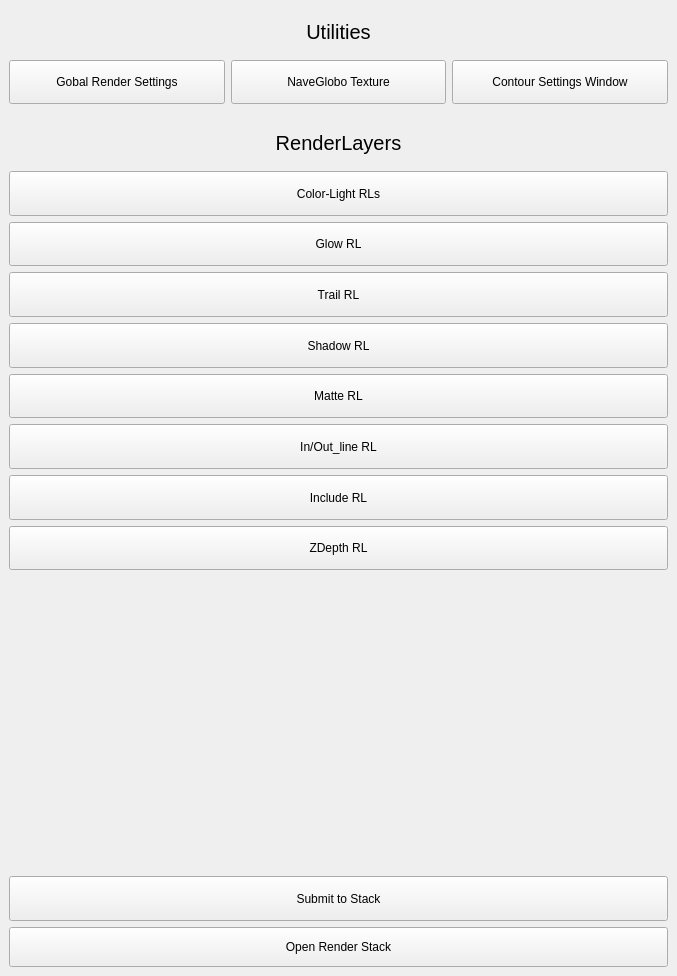
<?xml version="1.0" encoding="UTF-8"?>
<ui version="4.0">
 <class>renderLayerDockWidget</class>
 <widget class="QDockWidget" name="renderLayerDockWidget">
  <property name="geometry">
   <rect>
    <x>0</x>
    <y>0</y>
    <width>677</width>
    <height>976</height>
   </rect>
  </property>
  <property name="windowTitle">
   <string>DockWidget</string>
  </property>
  <widget class="QWidget" name="renderLayerWidget">
   <layout class="QVBoxLayout" name="verticalLayout_2">
    <item>
     <layout class="QVBoxLayout" name="renderLayers_verticalLayout">
      <item>
       <widget class="QLabel" name="utilities_label">
        <property name="font">
         <font>
          <pointsize>15</pointsize>
         </font>
        </property>
        <property name="text">
         <string>Utilities</string>
        </property>
        <property name="alignment">
         <set>Qt::AlignCenter</set>
        </property>
       </widget>
      </item>
      <item>
       <layout class="QHBoxLayout" name="utilities_horizontalLayout">
        <item>
         <widget class="QPushButton" name="renderSettings_pushButton">
          <property name="maximumSize">
           <size>
            <width>16777215</width>
            <height>200</height>
           </size>
          </property>
          <property name="text">
           <string>Gobal Render Settings</string>
          </property>
         </widget>
        </item>
        <item>
         <widget class="QPushButton" name="texture_pushButton">
          <property name="maximumSize">
           <size>
            <width>16777215</width>
            <height>50</height>
           </size>
          </property>
          <property name="text">
           <string>NaveGlobo Texture</string>
          </property>
         </widget>
        </item>
        <item>
         <widget class="QPushButton" name="contourSettings_pushButton">
          <property name="maximumSize">
           <size>
            <width>16777215</width>
            <height>50</height>
           </size>
          </property>
          <property name="text">
           <string>Contour Settings Window</string>
          </property>
         </widget>
        </item>
       </layout>
      </item>
      <item>
       <spacer name="verticalSpacer_2">
        <property name="orientation">
         <enum>Qt::Vertical</enum>
        </property>
        <property name="sizeType">
         <enum>QSizePolicy::Fixed</enum>
        </property>
        <property name="sizeHint" stdset="0">
         <size>
          <width>20</width>
          <height>10</height>
         </size>
        </property>
       </spacer>
      </item>
      <item>
       <widget class="QLabel" name="renderLayer_Label">
        <property name="maximumSize">
         <size>
          <width>1000</width>
          <height>50</height>
         </size>
        </property>
        <property name="font">
         <font>
          <pointsize>15</pointsize>
         </font>
        </property>
        <property name="text">
         <string>RenderLayers</string>
        </property>
        <property name="alignment">
         <set>Qt::AlignCenter</set>
        </property>
       </widget>
      </item>
      <item>
       <widget class="QPushButton" name="colorLightRl_pushButton">
        <property name="maximumSize">
         <size>
          <width>1000</width>
          <height>50</height>
         </size>
        </property>
        <property name="text">
         <string>Color-Light RLs</string>
        </property>
       </widget>
      </item>
      <item>
       <widget class="QPushButton" name="glowRl_pushButton">
        <property name="maximumSize">
         <size>
          <width>1000</width>
          <height>50</height>
         </size>
        </property>
        <property name="text">
         <string>Glow RL</string>
        </property>
       </widget>
      </item>
      <item>
       <widget class="QPushButton" name="trailRl_pushButton">
        <property name="maximumSize">
         <size>
          <width>1000</width>
          <height>50</height>
         </size>
        </property>
        <property name="text">
         <string>Trail RL</string>
        </property>
       </widget>
      </item>
      <item>
       <widget class="QPushButton" name="shadow_pushButton">
        <property name="maximumSize">
         <size>
          <width>1000</width>
          <height>50</height>
         </size>
        </property>
        <property name="text">
         <string>Shadow RL</string>
        </property>
       </widget>
      </item>
      <item>
       <widget class="QPushButton" name="matteRl_pushButton">
        <property name="maximumSize">
         <size>
          <width>1000</width>
          <height>50</height>
         </size>
        </property>
        <property name="text">
         <string>Matte RL</string>
        </property>
       </widget>
      </item>
      <item>
       <widget class="QPushButton" name="inOutLine_pushButton">
        <property name="maximumSize">
         <size>
          <width>1000</width>
          <height>50</height>
         </size>
        </property>
        <property name="text">
         <string>In/Out_line RL</string>
        </property>
       </widget>
      </item>
      <item>
       <widget class="QPushButton" name="includeRl_pushButton">
        <property name="maximumSize">
         <size>
          <width>1000</width>
          <height>50</height>
         </size>
        </property>
        <property name="text">
         <string>Include RL</string>
        </property>
       </widget>
      </item>
      <item>
       <widget class="QPushButton" name="zDepth_pushButton">
        <property name="maximumSize">
         <size>
          <width>1000</width>
          <height>50</height>
         </size>
        </property>
        <property name="text">
         <string>ZDepth RL</string>
        </property>
       </widget>
      </item>
      <item>
       <spacer name="verticalSpacer">
        <property name="orientation">
         <enum>Qt::Vertical</enum>
        </property>
        <property name="sizeType">
         <enum>QSizePolicy::Preferred</enum>
        </property>
        <property name="sizeHint" stdset="0">
         <size>
          <width>100</width>
          <height>300</height>
         </size>
        </property>
       </spacer>
      </item>
      <item>
       <widget class="QPushButton" name="submitStack_pushButton">
        <property name="maximumSize">
         <size>
          <width>1000</width>
          <height>80</height>
         </size>
        </property>
        <property name="text">
         <string>Submit to Stack</string>
        </property>
       </widget>
      </item>
      <item>
       <widget class="QPushButton" name="openStack_pushButton">
        <property name="sizePolicy">
         <sizepolicy hsizetype="Minimum" vsizetype="Preferred">
          <horstretch>0</horstretch>
          <verstretch>0</verstretch>
         </sizepolicy>
        </property>
        <property name="maximumSize">
         <size>
          <width>16777215</width>
          <height>40</height>
         </size>
        </property>
        <property name="text">
         <string>Open Render Stack</string>
        </property>
       </widget>
      </item>
     </layout>
    </item>
   </layout>
  </widget>
 </widget>
 <resources/>
 <connections/>
</ui>
